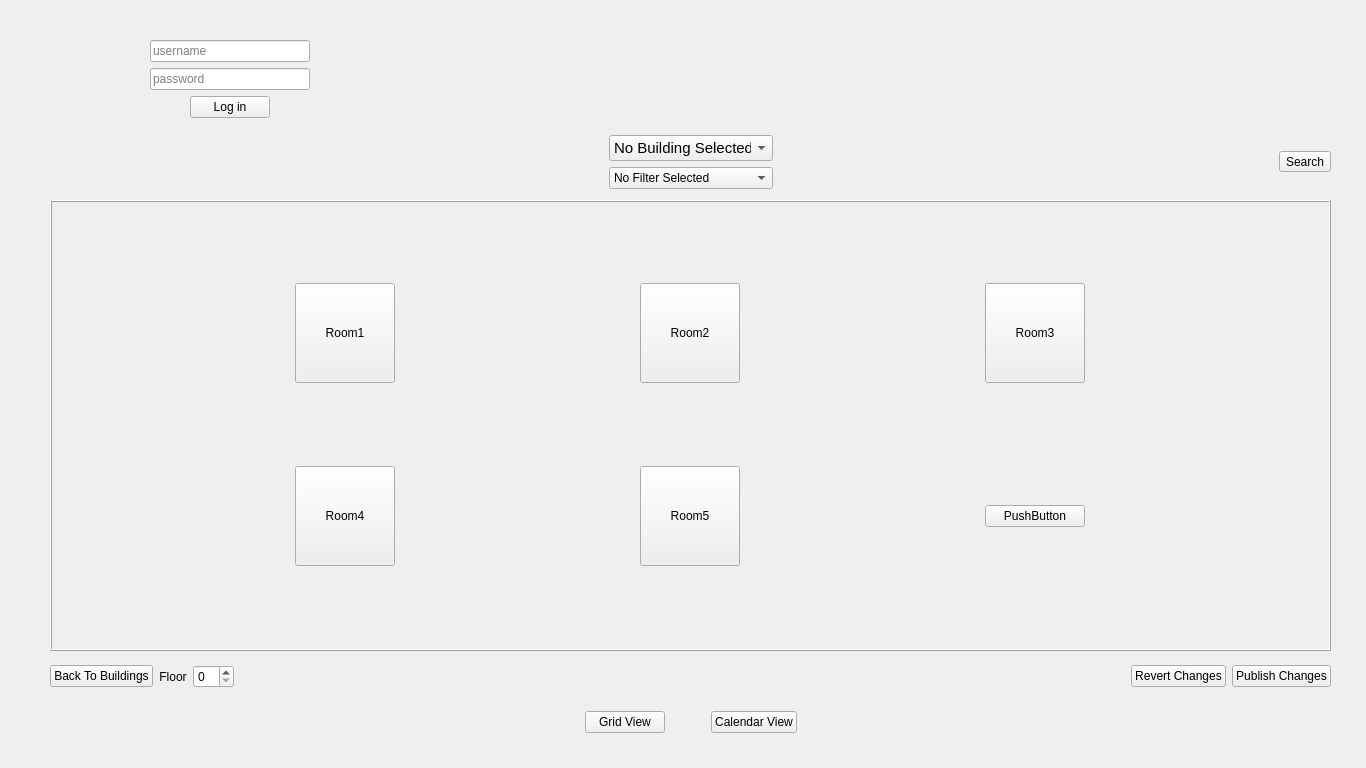
<?xml version="1.0" encoding="UTF-8"?>
<ui version="4.0">
 <class>MainWindow</class>
 <widget class="QMainWindow" name="MainWindow">
  <property name="geometry">
   <rect>
    <x>0</x>
    <y>0</y>
    <width>1366</width>
    <height>768</height>
   </rect>
  </property>
  <property name="sizePolicy">
   <sizepolicy hsizetype="Maximum" vsizetype="Maximum">
    <horstretch>0</horstretch>
    <verstretch>0</verstretch>
   </sizepolicy>
  </property>
  <property name="minimumSize">
   <size>
    <width>1366</width>
    <height>768</height>
   </size>
  </property>
  <property name="maximumSize">
   <size>
    <width>1366</width>
    <height>768</height>
   </size>
  </property>
  <property name="windowTitle">
   <string>MasterPlan</string>
  </property>
  <property name="windowIcon">
   <iconset>
    <normaloff>icons/logo.png</normaloff>icons/logo.png</iconset>
  </property>
  <property name="autoFillBackground">
   <bool>false</bool>
  </property>
  <property name="locale">
   <locale language="English" country="UnitedKingdom"/>
  </property>
  <widget class="QWidget" name="CentralWidget">
   <widget class="QStackedWidget" name="StackedWidgetMain">
    <property name="geometry">
     <rect>
      <x>0</x>
      <y>0</y>
      <width>1366</width>
      <height>768</height>
     </rect>
    </property>
    <property name="acceptDrops">
     <bool>false</bool>
    </property>
    <property name="locale">
     <locale language="English" country="UnitedKingdom"/>
    </property>
    <property name="frameShape">
     <enum>QFrame::NoFrame</enum>
    </property>
    <property name="currentIndex">
     <number>2</number>
    </property>
    <widget class="QWidget" name="HomePage">
     <widget class="QWidget" name="horizontalLayoutWidget">
      <property name="geometry">
       <rect>
        <x>0</x>
        <y>170</y>
        <width>1371</width>
        <height>333</height>
       </rect>
      </property>
      <layout class="QHBoxLayout" name="LayoutHomeHorizontal">
       <item>
        <spacer name="horizontalSpacer_3">
         <property name="orientation">
          <enum>Qt::Horizontal</enum>
         </property>
         <property name="sizeHint" stdset="0">
          <size>
           <width>40</width>
           <height>20</height>
          </size>
         </property>
        </spacer>
       </item>
       <item>
        <layout class="QVBoxLayout" name="LayoutHomeVertical">
         <item>
          <layout class="QHBoxLayout" name="LayoutLogo">
           <item>
            <spacer name="horizontalSpacer_7">
             <property name="orientation">
              <enum>Qt::Horizontal</enum>
             </property>
             <property name="sizeHint" stdset="0">
              <size>
               <width>40</width>
               <height>20</height>
              </size>
             </property>
            </spacer>
           </item>
           <item>
            <widget class="QLabel" name="LabelLogo">
             <property name="sizePolicy">
              <sizepolicy hsizetype="Fixed" vsizetype="Fixed">
               <horstretch>0</horstretch>
               <verstretch>0</verstretch>
              </sizepolicy>
             </property>
             <property name="maximumSize">
              <size>
               <width>200</width>
               <height>200</height>
              </size>
             </property>
             <property name="text">
              <string/>
             </property>
             <property name="pixmap">
              <pixmap>icons/logo.png</pixmap>
             </property>
             <property name="scaledContents">
              <bool>true</bool>
             </property>
            </widget>
           </item>
           <item>
            <spacer name="horizontalSpacer_8">
             <property name="orientation">
              <enum>Qt::Horizontal</enum>
             </property>
             <property name="sizeHint" stdset="0">
              <size>
               <width>40</width>
               <height>20</height>
              </size>
             </property>
            </spacer>
           </item>
          </layout>
         </item>
         <item>
          <widget class="QLabel" name="LabelWelcome">
           <property name="font">
            <font>
             <family>Cambria</family>
             <pointsize>28</pointsize>
             <weight>50</weight>
             <bold>false</bold>
            </font>
           </property>
           <property name="layoutDirection">
            <enum>Qt::LeftToRight</enum>
           </property>
           <property name="frameShape">
            <enum>QFrame::NoFrame</enum>
           </property>
           <property name="text">
            <string>MasterPlan</string>
           </property>
           <property name="alignment">
            <set>Qt::AlignHCenter|Qt::AlignTop</set>
           </property>
          </widget>
         </item>
         <item>
          <layout class="QHBoxLayout" name="LayoutInput">
           <item>
            <spacer name="horizontalSpacer_9">
             <property name="orientation">
              <enum>Qt::Horizontal</enum>
             </property>
             <property name="sizeHint" stdset="0">
              <size>
               <width>40</width>
               <height>20</height>
              </size>
             </property>
            </spacer>
           </item>
           <item>
            <layout class="QVBoxLayout" name="verticalLayout">
             <item>
              <spacer name="verticalSpacer_2">
               <property name="orientation">
                <enum>Qt::Vertical</enum>
               </property>
               <property name="sizeHint" stdset="0">
                <size>
                 <width>20</width>
                 <height>40</height>
                </size>
               </property>
              </spacer>
             </item>
             <item>
              <widget class="QLineEdit" name="LineOrg">
               <property name="sizePolicy">
                <sizepolicy hsizetype="Fixed" vsizetype="Fixed">
                 <horstretch>0</horstretch>
                 <verstretch>0</verstretch>
                </sizepolicy>
               </property>
               <property name="minimumSize">
                <size>
                 <width>200</width>
                 <height>25</height>
                </size>
               </property>
               <property name="placeholderText">
                <string>Enter organization</string>
               </property>
              </widget>
             </item>
             <item>
              <spacer name="verticalSpacer">
               <property name="orientation">
                <enum>Qt::Vertical</enum>
               </property>
               <property name="sizeHint" stdset="0">
                <size>
                 <width>20</width>
                 <height>40</height>
                </size>
               </property>
              </spacer>
             </item>
             <item>
              <layout class="QHBoxLayout" name="horizontalLayout">
               <item>
                <spacer name="horizontalSpacer_16">
                 <property name="orientation">
                  <enum>Qt::Horizontal</enum>
                 </property>
                 <property name="sizeHint" stdset="0">
                  <size>
                   <width>40</width>
                   <height>20</height>
                  </size>
                 </property>
                </spacer>
               </item>
               <item>
                <widget class="QPushButton" name="ButtonGo">
                 <property name="enabled">
                  <bool>true</bool>
                 </property>
                 <property name="text">
                  <string>Go</string>
                 </property>
                 <property name="checkable">
                  <bool>false</bool>
                 </property>
                </widget>
               </item>
               <item>
                <spacer name="horizontalSpacer_18">
                 <property name="orientation">
                  <enum>Qt::Horizontal</enum>
                 </property>
                 <property name="sizeHint" stdset="0">
                  <size>
                   <width>40</width>
                   <height>20</height>
                  </size>
                 </property>
                </spacer>
               </item>
              </layout>
             </item>
            </layout>
           </item>
           <item>
            <spacer name="horizontalSpacer_10">
             <property name="orientation">
              <enum>Qt::Horizontal</enum>
             </property>
             <property name="sizeHint" stdset="0">
              <size>
               <width>40</width>
               <height>20</height>
              </size>
             </property>
            </spacer>
           </item>
          </layout>
         </item>
        </layout>
       </item>
       <item>
        <spacer name="horizontalSpacer_4">
         <property name="orientation">
          <enum>Qt::Horizontal</enum>
         </property>
         <property name="sizeHint" stdset="0">
          <size>
           <width>40</width>
           <height>20</height>
          </size>
         </property>
        </spacer>
       </item>
      </layout>
     </widget>
    </widget>
    <widget class="QWidget" name="ErrorPage">
     <widget class="QLabel" name="LabelError">
      <property name="geometry">
       <rect>
        <x>450</x>
        <y>330</y>
        <width>481</width>
        <height>91</height>
       </rect>
      </property>
      <property name="font">
       <font>
        <pointsize>20</pointsize>
       </font>
      </property>
      <property name="text">
       <string>Sorry, there is no such organization. :(</string>
      </property>
     </widget>
     <widget class="QPushButton" name="ButtonGoBack">
      <property name="geometry">
       <rect>
        <x>630</x>
        <y>410</y>
        <width>75</width>
        <height>23</height>
       </rect>
      </property>
      <property name="text">
       <string>Go back</string>
      </property>
      <property name="checkable">
       <bool>false</bool>
      </property>
     </widget>
    </widget>
    <widget class="QWidget" name="UserPage">
     <widget class="QStackedWidget" name="StackedWidgetUserTypes">
      <property name="geometry">
       <rect>
        <x>150</x>
        <y>20</y>
        <width>231</width>
        <height>111</height>
       </rect>
      </property>
      <widget class="QWidget" name="GuestPage">
       <widget class="QWidget" name="verticalLayoutWidget_2">
        <property name="geometry">
         <rect>
          <x>0</x>
          <y>20</y>
          <width>813</width>
          <height>651</height>
         </rect>
        </property>
        <layout class="QVBoxLayout" name="LayoutLogIn">
         <property name="sizeConstraint">
          <enum>QLayout::SetFixedSize</enum>
         </property>
         <item>
          <widget class="QLineEdit" name="LineUser">
           <property name="inputMethodHints">
            <set>Qt::ImhHiddenText</set>
           </property>
           <property name="placeholderText">
            <string>username</string>
           </property>
          </widget>
         </item>
         <item>
          <widget class="QLineEdit" name="LinePass">
           <property name="echoMode">
            <enum>QLineEdit::Password</enum>
           </property>
           <property name="placeholderText">
            <string>password</string>
           </property>
          </widget>
         </item>
         <item>
          <layout class="QHBoxLayout" name="LayoutButton">
           <item>
            <spacer name="horizontalSpacer_11">
             <property name="orientation">
              <enum>Qt::Horizontal</enum>
             </property>
             <property name="sizeHint" stdset="0">
              <size>
               <width>40</width>
               <height>20</height>
              </size>
             </property>
            </spacer>
           </item>
           <item>
            <widget class="QPushButton" name="ButtonLogIn">
             <property name="text">
              <string>Log in</string>
             </property>
             <property name="checkable">
              <bool>false</bool>
             </property>
            </widget>
           </item>
           <item>
            <spacer name="horizontalSpacer_12">
             <property name="orientation">
              <enum>Qt::Horizontal</enum>
             </property>
             <property name="sizeHint" stdset="0">
              <size>
               <width>40</width>
               <height>20</height>
              </size>
             </property>
            </spacer>
           </item>
          </layout>
         </item>
        </layout>
       </widget>
      </widget>
      <widget class="QWidget" name="LoggedUserPage">
       <widget class="QWidget" name="verticalLayoutWidget">
        <property name="geometry">
         <rect>
          <x>0</x>
          <y>0</y>
          <width>210</width>
          <height>54</height>
         </rect>
        </property>
        <layout class="QVBoxLayout" name="LayoutLoggedIn">
         <item>
          <layout class="QHBoxLayout" name="LayoutWelcomeUser">
           <item>
            <widget class="QLabel" name="LabelWelcomeUser">
             <property name="font">
              <font>
               <pointsize>12</pointsize>
              </font>
             </property>
             <property name="text">
              <string>Welcome,</string>
             </property>
            </widget>
           </item>
           <item>
            <widget class="QLabel" name="LabelLoggedUser">
             <property name="sizePolicy">
              <sizepolicy hsizetype="Expanding" vsizetype="Preferred">
               <horstretch>0</horstretch>
               <verstretch>0</verstretch>
              </sizepolicy>
             </property>
             <property name="font">
              <font>
               <pointsize>12</pointsize>
              </font>
             </property>
             <property name="styleSheet">
              <string notr="true">color : rgb(5, 76, 181)</string>
             </property>
             <property name="text">
              <string>&lt;user name&gt;</string>
             </property>
            </widget>
           </item>
          </layout>
         </item>
         <item>
          <layout class="QHBoxLayout" name="LayoutLogOut">
           <item>
            <widget class="QPushButton" name="ButtonLogOut">
             <property name="minimumSize">
              <size>
               <width>90</width>
               <height>0</height>
              </size>
             </property>
             <property name="maximumSize">
              <size>
               <width>90</width>
               <height>16777215</height>
              </size>
             </property>
             <property name="text">
              <string>Log out</string>
             </property>
             <property name="checkable">
              <bool>false</bool>
             </property>
            </widget>
           </item>
           <item>
            <spacer name="horizontalSpacer_2">
             <property name="orientation">
              <enum>Qt::Horizontal</enum>
             </property>
             <property name="sizeHint" stdset="0">
              <size>
               <width>40</width>
               <height>20</height>
              </size>
             </property>
            </spacer>
           </item>
          </layout>
         </item>
        </layout>
       </widget>
       <widget class="QToolButton" name="ButtonMessages">
        <property name="geometry">
         <rect>
          <x>0</x>
          <y>60</y>
          <width>41</width>
          <height>41</height>
         </rect>
        </property>
        <property name="text">
         <string>Messages</string>
        </property>
        <property name="icon">
         <iconset>
          <normaloff>icons/message.png</normaloff>icons/message.png</iconset>
        </property>
        <property name="iconSize">
         <size>
          <width>30</width>
          <height>30</height>
         </size>
        </property>
        <property name="checkable">
         <bool>false</bool>
        </property>
       </widget>
       <widget class="QToolButton" name="ButtonEdit">
        <property name="geometry">
         <rect>
          <x>50</x>
          <y>60</y>
          <width>41</width>
          <height>41</height>
         </rect>
        </property>
        <property name="text">
         <string>Search</string>
        </property>
        <property name="icon">
         <iconset>
          <normaloff>icons/edit.png</normaloff>icons/edit.png</iconset>
        </property>
        <property name="iconSize">
         <size>
          <width>30</width>
          <height>30</height>
         </size>
        </property>
        <property name="checkable">
         <bool>false</bool>
        </property>
       </widget>
      </widget>
     </widget>
     <widget class="QLabel" name="LabelLogo_2">
      <property name="geometry">
       <rect>
        <x>30</x>
        <y>20</y>
        <width>111</width>
        <height>111</height>
       </rect>
      </property>
      <property name="sizePolicy">
       <sizepolicy hsizetype="Fixed" vsizetype="Fixed">
        <horstretch>0</horstretch>
        <verstretch>0</verstretch>
       </sizepolicy>
      </property>
      <property name="maximumSize">
       <size>
        <width>200</width>
        <height>200</height>
       </size>
      </property>
      <property name="text">
       <string/>
      </property>
      <property name="pixmap">
       <pixmap>icons/logo.png</pixmap>
      </property>
      <property name="scaledContents">
       <bool>true</bool>
      </property>
     </widget>
     <widget class="QWidget" name="formLayoutWidget">
      <property name="geometry">
       <rect>
        <x>50</x>
        <y>130</y>
        <width>1281</width>
        <height>611</height>
       </rect>
      </property>
      <layout class="QGridLayout" name="LayoutMainView">
       <item row="3" column="0">
        <layout class="QHBoxLayout" name="LayoutSelectView">
         <property name="sizeConstraint">
          <enum>QLayout::SetFixedSize</enum>
         </property>
         <item>
          <spacer name="horizontalSpacer_13">
           <property name="orientation">
            <enum>Qt::Horizontal</enum>
           </property>
           <property name="sizeHint" stdset="0">
            <size>
             <width>40</width>
             <height>20</height>
            </size>
           </property>
          </spacer>
         </item>
         <item>
          <layout class="QHBoxLayout" name="LayoutButtons">
           <property name="sizeConstraint">
            <enum>QLayout::SetFixedSize</enum>
           </property>
           <item>
            <widget class="QPushButton" name="ButtonGrid">
             <property name="text">
              <string>Grid View</string>
             </property>
             <property name="checkable">
              <bool>true</bool>
             </property>
             <property name="checked">
              <bool>false</bool>
             </property>
             <property name="autoExclusive">
              <bool>true</bool>
             </property>
            </widget>
           </item>
           <item>
            <spacer name="horizontalSpacer">
             <property name="orientation">
              <enum>Qt::Horizontal</enum>
             </property>
             <property name="sizeType">
              <enum>QSizePolicy::Fixed</enum>
             </property>
             <property name="sizeHint" stdset="0">
              <size>
               <width>40</width>
               <height>20</height>
              </size>
             </property>
            </spacer>
           </item>
           <item>
            <widget class="QPushButton" name="ButtonCalendar">
             <property name="text">
              <string>Calendar View</string>
             </property>
             <property name="checkable">
              <bool>true</bool>
             </property>
             <property name="autoExclusive">
              <bool>true</bool>
             </property>
            </widget>
           </item>
          </layout>
         </item>
         <item>
          <spacer name="horizontalSpacer_14">
           <property name="orientation">
            <enum>Qt::Horizontal</enum>
           </property>
           <property name="sizeHint" stdset="0">
            <size>
             <width>40</width>
             <height>20</height>
            </size>
           </property>
          </spacer>
         </item>
        </layout>
       </item>
       <item row="2" column="0">
        <widget class="QStackedWidget" name="MainView">
         <property name="sizePolicy">
          <sizepolicy hsizetype="Preferred" vsizetype="Preferred">
           <horstretch>0</horstretch>
           <verstretch>0</verstretch>
          </sizepolicy>
         </property>
         <property name="minimumSize">
          <size>
           <width>500</width>
           <height>500</height>
          </size>
         </property>
         <property name="maximumSize">
          <size>
           <width>2000</width>
           <height>500</height>
          </size>
         </property>
         <property name="frameShape">
          <enum>QFrame::NoFrame</enum>
         </property>
         <widget class="QWidget" name="GridView">
          <widget class="QWidget" name="horizontalLayoutWidget_5">
           <property name="geometry">
            <rect>
             <x>0</x>
             <y>456</y>
             <width>1281</width>
             <height>41</height>
            </rect>
           </property>
           <layout class="QHBoxLayout" name="LayoutGridToolbar">
            <item>
             <widget class="QPushButton" name="ButtonBackToBuildings">
              <property name="text">
               <string>Back To Buildings</string>
              </property>
              <property name="checkable">
               <bool>false</bool>
              </property>
              <property name="autoRepeat">
               <bool>false</bool>
              </property>
             </widget>
            </item>
            <item>
             <widget class="QLabel" name="LabelFloor">
              <property name="minimumSize">
               <size>
                <width>0</width>
                <height>25</height>
               </size>
              </property>
              <property name="maximumSize">
               <size>
                <width>16777215</width>
                <height>25</height>
               </size>
              </property>
              <property name="text">
               <string>Floor</string>
              </property>
              <property name="alignment">
               <set>Qt::AlignCenter</set>
              </property>
             </widget>
            </item>
            <item>
             <widget class="QSpinBox" name="SpinBoxFloor"/>
            </item>
            <item>
             <spacer name="horizontalSpacer_15">
              <property name="orientation">
               <enum>Qt::Horizontal</enum>
              </property>
              <property name="sizeType">
               <enum>QSizePolicy::Expanding</enum>
              </property>
              <property name="sizeHint" stdset="0">
               <size>
                <width>243</width>
                <height>18</height>
               </size>
              </property>
             </spacer>
            </item>
            <item>
             <widget class="QPushButton" name="ButtonGridRevert">
              <property name="text">
               <string>Revert Changes</string>
              </property>
              <property name="checkable">
               <bool>false</bool>
              </property>
              <property name="autoRepeat">
               <bool>false</bool>
              </property>
             </widget>
            </item>
            <item>
             <widget class="QPushButton" name="ButtonGridPublish">
              <property name="text">
               <string>Publish Changes</string>
              </property>
              <property name="checkable">
               <bool>false</bool>
              </property>
             </widget>
            </item>
           </layout>
          </widget>
          <widget class="QFrame" name="FrameGrid">
           <property name="geometry">
            <rect>
             <x>0</x>
             <y>0</y>
             <width>1281</width>
             <height>451</height>
            </rect>
           </property>
           <property name="styleSheet">
            <string notr="true"/>
           </property>
           <property name="frameShape">
            <enum>QFrame::Box</enum>
           </property>
           <property name="frameShadow">
            <enum>QFrame::Raised</enum>
           </property>
           <widget class="QWidget" name="gridLayoutWidget">
            <property name="geometry">
             <rect>
              <x>0</x>
              <y>0</y>
              <width>1281</width>
              <height>451</height>
             </rect>
            </property>
            <layout class="QGridLayout" name="Grid">
             <property name="spacing">
              <number>0</number>
             </property>
             <item row="0" column="0">
              <widget class="QPushButton" name="pushButton">
               <property name="sizePolicy">
                <sizepolicy hsizetype="Fixed" vsizetype="Fixed">
                 <horstretch>0</horstretch>
                 <verstretch>0</verstretch>
                </sizepolicy>
               </property>
               <property name="minimumSize">
                <size>
                 <width>100</width>
                 <height>100</height>
                </size>
               </property>
               <property name="maximumSize">
                <size>
                 <width>100</width>
                 <height>100</height>
                </size>
               </property>
               <property name="text">
                <string>Room1</string>
               </property>
              </widget>
             </item>
             <item row="0" column="1">
              <widget class="QPushButton" name="pushButton_2">
               <property name="sizePolicy">
                <sizepolicy hsizetype="Fixed" vsizetype="Fixed">
                 <horstretch>0</horstretch>
                 <verstretch>0</verstretch>
                </sizepolicy>
               </property>
               <property name="minimumSize">
                <size>
                 <width>100</width>
                 <height>100</height>
                </size>
               </property>
               <property name="maximumSize">
                <size>
                 <width>100</width>
                 <height>100</height>
                </size>
               </property>
               <property name="text">
                <string>Room2</string>
               </property>
              </widget>
             </item>
             <item row="1" column="1">
              <widget class="QPushButton" name="pushButton_5">
               <property name="sizePolicy">
                <sizepolicy hsizetype="Fixed" vsizetype="Fixed">
                 <horstretch>0</horstretch>
                 <verstretch>0</verstretch>
                </sizepolicy>
               </property>
               <property name="minimumSize">
                <size>
                 <width>100</width>
                 <height>100</height>
                </size>
               </property>
               <property name="maximumSize">
                <size>
                 <width>100</width>
                 <height>100</height>
                </size>
               </property>
               <property name="text">
                <string>Room5</string>
               </property>
              </widget>
             </item>
             <item row="0" column="2">
              <widget class="QPushButton" name="pushButton_3">
               <property name="sizePolicy">
                <sizepolicy hsizetype="Fixed" vsizetype="Fixed">
                 <horstretch>0</horstretch>
                 <verstretch>0</verstretch>
                </sizepolicy>
               </property>
               <property name="minimumSize">
                <size>
                 <width>100</width>
                 <height>100</height>
                </size>
               </property>
               <property name="maximumSize">
                <size>
                 <width>100</width>
                 <height>100</height>
                </size>
               </property>
               <property name="text">
                <string>Room3</string>
               </property>
              </widget>
             </item>
             <item row="1" column="0">
              <widget class="QPushButton" name="pushButton_4">
               <property name="sizePolicy">
                <sizepolicy hsizetype="Fixed" vsizetype="Fixed">
                 <horstretch>0</horstretch>
                 <verstretch>0</verstretch>
                </sizepolicy>
               </property>
               <property name="minimumSize">
                <size>
                 <width>100</width>
                 <height>100</height>
                </size>
               </property>
               <property name="maximumSize">
                <size>
                 <width>100</width>
                 <height>100</height>
                </size>
               </property>
               <property name="text">
                <string>Room4</string>
               </property>
              </widget>
             </item>
             <item row="1" column="2">
              <widget class="QPushButton" name="pushButton_6">
               <property name="text">
                <string>PushButton</string>
               </property>
              </widget>
             </item>
            </layout>
           </widget>
          </widget>
         </widget>
         <widget class="QWidget" name="CalendarView">
          <widget class="QWidget" name="horizontalLayoutWidget_6">
           <property name="geometry">
            <rect>
             <x>0</x>
             <y>456</y>
             <width>1281</width>
             <height>41</height>
            </rect>
           </property>
           <layout class="QHBoxLayout" name="LayoutCalToolbar">
            <item>
             <spacer name="horizontalSpacer_17">
              <property name="orientation">
               <enum>Qt::Horizontal</enum>
              </property>
              <property name="sizeType">
               <enum>QSizePolicy::Expanding</enum>
              </property>
              <property name="sizeHint" stdset="0">
               <size>
                <width>243</width>
                <height>18</height>
               </size>
              </property>
             </spacer>
            </item>
            <item>
             <widget class="QPushButton" name="ButtonCalPublish">
              <property name="text">
               <string>Publish Changes</string>
              </property>
              <property name="checkable">
               <bool>false</bool>
              </property>
              <property name="checked">
               <bool>false</bool>
              </property>
              <property name="autoRepeat">
               <bool>false</bool>
              </property>
             </widget>
            </item>
            <item>
             <widget class="QPushButton" name="ButtonCalRevert">
              <property name="text">
               <string>Revert Changes</string>
              </property>
              <property name="checkable">
               <bool>false</bool>
              </property>
             </widget>
            </item>
            <item>
             <widget class="QToolButton" name="ButtonDownload">
              <property name="sizePolicy">
               <sizepolicy hsizetype="Fixed" vsizetype="Fixed">
                <horstretch>0</horstretch>
                <verstretch>0</verstretch>
               </sizepolicy>
              </property>
              <property name="text">
               <string>...</string>
              </property>
              <property name="icon">
               <iconset>
                <normaloff>icons/download.png</normaloff>icons/download.png</iconset>
              </property>
              <property name="iconSize">
               <size>
                <width>30</width>
                <height>30</height>
               </size>
              </property>
              <property name="checkable">
               <bool>true</bool>
              </property>
             </widget>
            </item>
           </layout>
          </widget>
          <widget class="QFrame" name="FrameCalendar">
           <property name="geometry">
            <rect>
             <x>0</x>
             <y>0</y>
             <width>1281</width>
             <height>451</height>
            </rect>
           </property>
           <property name="styleSheet">
            <string notr="true"/>
           </property>
           <property name="frameShape">
            <enum>QFrame::Box</enum>
           </property>
           <property name="frameShadow">
            <enum>QFrame::Raised</enum>
           </property>
           <widget class="QWidget" name="horizontalLayoutWidget_7">
            <property name="geometry">
             <rect>
              <x>10</x>
              <y>10</y>
              <width>1261</width>
              <height>431</height>
             </rect>
            </property>
            <layout class="QHBoxLayout" name="LayoutCalendar">
             <item>
              <widget class="QCalendarWidget" name="Calendar">
               <property name="locale">
                <locale language="English" country="UnitedStates"/>
               </property>
               <property name="maximumDate">
                <date>
                 <year>9999</year>
                 <month>12</month>
                 <day>30</day>
                </date>
               </property>
               <property name="gridVisible">
                <bool>false</bool>
               </property>
              </widget>
             </item>
             <item>
              <layout class="QVBoxLayout" name="LayoutEventList">
               <item>
                <widget class="QLabel" name="LabelSelectedDate">
                 <property name="font">
                  <font>
                   <family>Cambria</family>
                   <pointsize>26</pointsize>
                  </font>
                 </property>
                 <property name="styleSheet">
                  <string notr="true">background : rgb(255, 255, 255)</string>
                 </property>
                 <property name="text">
                  <string/>
                 </property>
                 <property name="alignment">
                  <set>Qt::AlignCenter</set>
                 </property>
                </widget>
               </item>
               <item>
                <widget class="QListWidget" name="ListWidgetEvents">
                 <property name="sizePolicy">
                  <sizepolicy hsizetype="Fixed" vsizetype="Expanding">
                   <horstretch>0</horstretch>
                   <verstretch>0</verstretch>
                  </sizepolicy>
                 </property>
                 <property name="minimumSize">
                  <size>
                   <width>300</width>
                   <height>0</height>
                  </size>
                 </property>
                 <property name="maximumSize">
                  <size>
                   <width>300</width>
                   <height>16777215</height>
                  </size>
                 </property>
                 <property name="font">
                  <font>
                   <kerning>true</kerning>
                  </font>
                 </property>
                 <property name="frameShape">
                  <enum>QFrame::NoFrame</enum>
                 </property>
                 <property name="alternatingRowColors">
                  <bool>true</bool>
                 </property>
                 <property name="layoutMode">
                  <enum>QListView::SinglePass</enum>
                 </property>
                 <property name="spacing">
                  <number>5</number>
                 </property>
                 <property name="viewMode">
                  <enum>QListView::ListMode</enum>
                 </property>
                 <property name="selectionRectVisible">
                  <bool>true</bool>
                 </property>
                 <property name="sortingEnabled">
                  <bool>true</bool>
                 </property>
                </widget>
               </item>
              </layout>
             </item>
            </layout>
           </widget>
          </widget>
         </widget>
        </widget>
       </item>
       <item row="1" column="0">
        <layout class="QHBoxLayout" name="LayoutToolbar">
         <item>
          <spacer name="horizontalSpacer_5">
           <property name="orientation">
            <enum>Qt::Horizontal</enum>
           </property>
           <property name="sizeHint" stdset="0">
            <size>
             <width>40</width>
             <height>20</height>
            </size>
           </property>
          </spacer>
         </item>
         <item>
          <layout class="QVBoxLayout" name="LayoutComboBoxVertical">
           <item>
            <widget class="QComboBox" name="ComboBoxBuildings">
             <property name="font">
              <font>
               <pointsize>11</pointsize>
               <italic>false</italic>
               <strikeout>false</strikeout>
              </font>
             </property>
             <property name="frame">
              <bool>true</bool>
             </property>
             <item>
              <property name="text">
               <string>No Building Selected</string>
              </property>
             </item>
             <item>
              <property name="text">
               <string>Building 1</string>
              </property>
             </item>
             <item>
              <property name="text">
               <string>Building 2</string>
              </property>
             </item>
             <item>
              <property name="text">
               <string>Building 3</string>
              </property>
             </item>
            </widget>
           </item>
           <item>
            <widget class="QComboBox" name="ComboBoxFilters">
             <property name="frame">
              <bool>true</bool>
             </property>
             <item>
              <property name="text">
               <string>No Filter Selected</string>
              </property>
             </item>
             <item>
              <property name="text">
               <string>Filter 1</string>
              </property>
             </item>
             <item>
              <property name="text">
               <string>Filter 2</string>
              </property>
             </item>
             <item>
              <property name="text">
               <string>Filter 3</string>
              </property>
             </item>
            </widget>
           </item>
          </layout>
         </item>
         <item>
          <spacer name="horizontalSpacer_6">
           <property name="orientation">
            <enum>Qt::Horizontal</enum>
           </property>
           <property name="sizeType">
            <enum>QSizePolicy::Fixed</enum>
           </property>
           <property name="sizeHint" stdset="0">
            <size>
             <width>500</width>
             <height>20</height>
            </size>
           </property>
          </spacer>
         </item>
         <item>
          <widget class="QToolButton" name="ButtonSearch">
           <property name="text">
            <string>Search</string>
           </property>
           <property name="icon">
            <iconset>
             <normaloff>icons/search.png</normaloff>icons/search.png</iconset>
           </property>
           <property name="iconSize">
            <size>
             <width>30</width>
             <height>30</height>
            </size>
           </property>
           <property name="checkable">
            <bool>false</bool>
           </property>
          </widget>
         </item>
        </layout>
       </item>
      </layout>
     </widget>
    </widget>
   </widget>
  </widget>
 </widget>
 <resources/>
 <connections/>
</ui>
